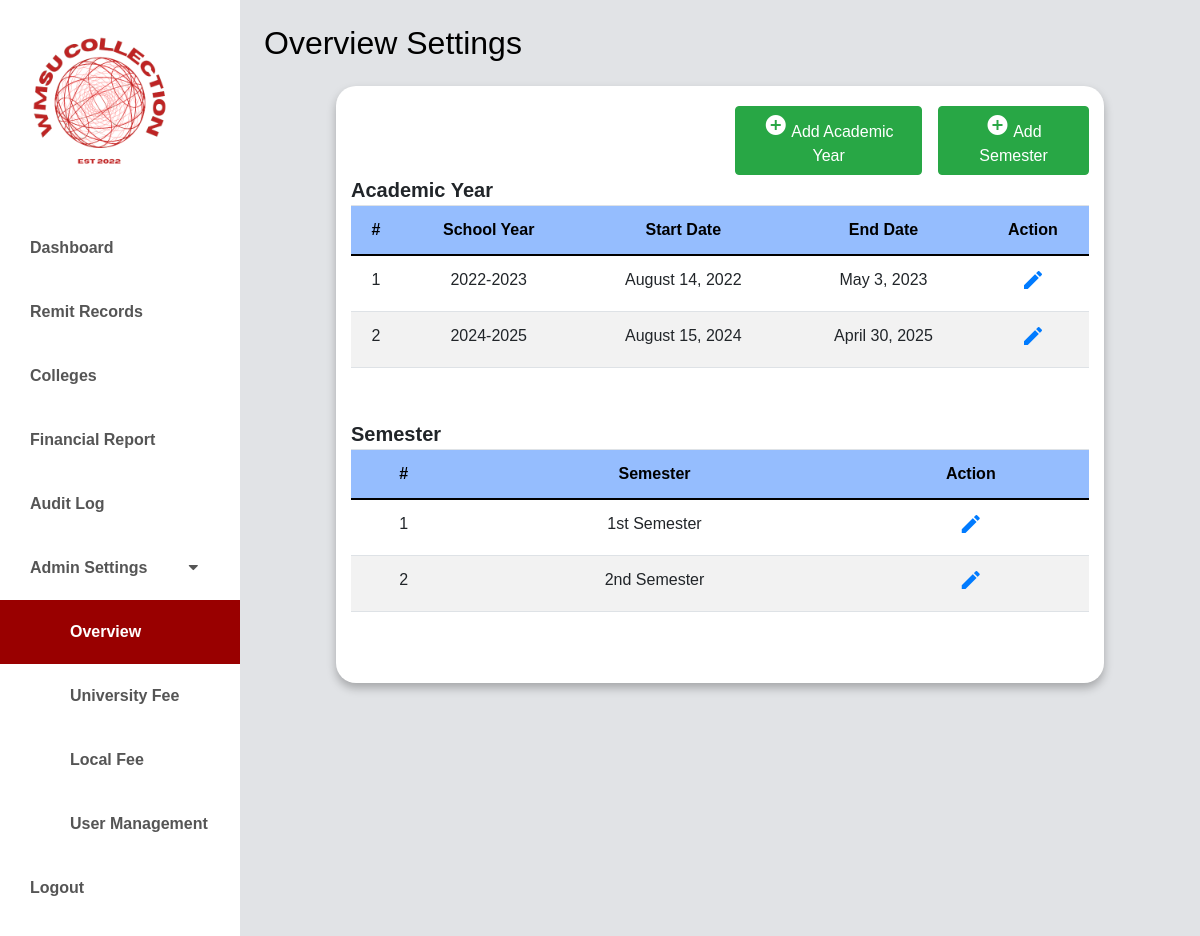
The page /admin-settings/overview_settings.php (signed in) on the database its author committed.
### tables this page shows
CREATE TABLE `academic_year` (
  `id` int(11) NOT NULL,
  `academic_name` varchar(50) NOT NULL,
  `academic_start_date` date NOT NULL,
  `academic_end_date` date NOT NULL,
  `is_active` tinyint(1) NOT NULL DEFAULT 1,
  `created_at` timestamp NOT NULL DEFAULT current_timestamp(),
  `updated_at` timestamp NOT NULL DEFAULT current_timestamp() ON UPDATE current_timestamp()
);

CREATE TABLE `semesters` (
  `id` int(11) NOT NULL,
  `semester_name` varchar(20) NOT NULL,
  `created_at` timestamp NOT NULL DEFAULT current_timestamp(),
  `updated_at` timestamp NOT NULL DEFAULT current_timestamp() ON UPDATE current_timestamp()
);

### classes/academicyear.class.php (called while the page is built, shortened)
<?php
require_once 'database.class.php';
class AcademicYear {
    protected $db;
    function __construct() {
        $this->db = new Database();
    }
    function show(){
        $sql = "SELECT * FROM academic_year ORDER BY academic_year.id ASC";
        $query=$this->db->connect()->prepare($sql);
        if($query->execute()){
            $data = $query->fetchAll();
        }
        return $data;
    }
}

### classes/database.class.php (called while the page is built)
<?php
class Database {
    private $host = 'localhost';
    private $username = 'root';
    private $password = '';
    private $database = 'wmsu';
    protected $connection;
    public function connect() {
        try {
            $dsn = "mysql:host=$this->host;dbname=$this->database;charset=utf8mb4";
            $options = [
                PDO::ATTR_ERRMODE => PDO::ERRMODE_EXCEPTION,
                PDO::ATTR_DEFAULT_FETCH_MODE => PDO::FETCH_ASSOC,
                PDO::ATTR_EMULATE_PREPARES => false,
            ];
            $this->connection = new PDO($dsn, $this->username, $this->password, $options);
        } catch (PDOException $e) {
            echo "Connection error: " . $e->getMessage();
            die();
        }
        return $this->connection;
    }
}
?>

### classes/semester.class.php (called while the page is built, shortened)
<?php
require_once 'database.class.php';
class Semester {
    protected $db;
    function __construct() {
        $this->db = new Database();
    }
    function show(){
        $sql = "SELECT * FROM semesters ORDER BY semesters.id ASC";
        $query=$this->db->connect()->prepare($sql);
        if($query->execute()){
            $data = $query->fetchAll();
        }
        return $data;
    }
}
?>

### admin-settings/overview_settings.php (the view, shortened to what this page needs)
<?php
require_once "../classes/semester.class.php";
require_once "../classes/academicyear.class.php";
?>
<!doctype html>
<html lang="en" class="no-js">
  <html>
    <head>
	<link href="https://cdn.jsdelivr.net/npm/bootstrap@5.0.0-beta3/dist/css/bootstrap.min.css" rel="stylesheet" />
    <link rel="stylesheet" href="https://unicons.iconscout.com/release/v4.0.0/css/line.css" />
    <link rel="stylesheet" href="https://cdnjs.cloudflare.com/ajax/libs/font-awesome/5.15.3/css/all.min.css" />
	<link rel="stylesheet" href="https://stackpath.bootstrapcdn.com/bootstrap/4.5.0/css/bootstrap.min.css">
	<link rel="stylesheet" href="https://maxcdn.bootstrapcdn.com/font-awesome/4.7.0/css/font-awesome.min.css">
    <link rel="stylesheet" href="../css/dashboard.css" />
    <link rel="stylesheet" href="../css/admin-settings.css" />
    </head>
      <body>
      <div class="d-flex" id="wrapper">
        <div class="bg-white" id="sidebar-wrapper">
            <img src="../images/logo.jpg" width ="200" alt="CCS COLLECTION FEE">
            <div class="list-group list-group-flush my-3">
                <a href="../admin/dashboard-main.php" class="list-group-item list-group-item-action bg-hover first-text fw-bold ">Dashboard</a>
                <a href="../remit-records/remit-records.php" class="list-group-item list-group-item-action bg-hover first-text fw-bold ">Remit Records</a>
                <a href="../college/new-college.php" class="list-group-item list-group-item-action bg-hover first-text fw-bold">Colleges</a>
                <a href="../financial-report/financial-report.php" class="list-group-item list-group-item-action bg-hover first-text fw-bold">Financial Report</a>
                <a href="../audit-log/audit-log.php" class="list-group-item list-group-item-action bg-hover first-text fw-bold">Audit Log</a>
                <button class="list-group-item list-group-item-action bg-hover second-text dropdown-btn fw-bold">Admin Settings</a>
                <i class="fa fa-caret-down" style="margin-left: 37px;"></i>
                </button>
                <div class="">
                <?php
                if($_SESSION['role'] == 'admin'){?>
                    <a href="../admin-settings/overview_settings.php" class="list-group-item list-group-item-action bg-hover first-text fw-bold active" style="text-decoration:none; padding-left: 70px;">Overview</a></ul>
                    <?php } ?>
                    <a href="../university/university.php" class="list-group-item list-group-item-action bg-hover first-text fw-bold " style="text-decoration:none; padding-left: 70px;">University Fee</a></ul>
                    <a href="../local/localfees.php"class="list-group-item list-group-item-action bg-hover first-text fw-bold"  style="text-decoration:none; padding-left: 70px;">Local Fee</a></ul>
                    <a href="../admin-settings/user.php" class="list-group-item list-group-item-action bg-hover first-text fw-bold" style="text-decoration:none; padding-left: 70px;">User Management</a></ul>
                </div>
                <a href="../public/logout.php" class="list-group-item list-group-item-action bg-hover fw-bold">Logout</a>
</div>
        </div>
		<div class="table-responsive">
	<div id="page-content-wrapper">
    <nav class="navbar navbar-expand-lg navbar-light bg-active py-4 px-4">
        <div class="d-flex align-items-center">
            <h2 class="fs-2 m-0" style="color:#000000; font-weight: 400;">Overview Settings</h2>
        </div>
    </nav>
    <div class="container">
    <div class="row d-flex justify-content-end">
    <div class="col-sm-6 col-12 d-flex align-items-center justify-content-end" style="margin-top: 20px;">
    <div class="mr-3">
      <a href="#addDetailsModal" class="btn btn-success" id="add-csv" data-toggle="modal">
        <i class="material-icons">&#xE147;</i> <span>Add Academic Year</span>
      </a>
    </div>
    <div>
      <a href="#addSemesterModal" class="btn btn-success" id="add-csv" data-toggle="modal">
       <i class="material-icons">&#xE147;</i> <span>Add Semester</span>
      </a>
    </div>
  </div>
  </div>
  <h style="font-size: 20px; padding-bottom: 10px;"><b>Academic Year</b></h>
          <div class =" table-responsive">
                <table class="table">
            <thead style="background-color:#95BDFE ;" class="text-white">
              <tr>
                <th scope="col" style = " color: #000000;text-align:center" >#</th>
                <th scope="col" style = " color: #000000;text-align:center" >School Year</th>
                <th scope="col" style = " color: #000000;text-align:center" >Start Date</th>
                <th scope="col" style = " color: #000000;text-align:center" >End Date</th>
                <th scope="col" style = " color: #000000; text-align:center" >Action</th>
              </tr>
            </thead>
            <tbody>
            <?php
                    $AcademicYear = new AcademicYear();
					$data = $AcademicYear->show();
					$i = 1;
					foreach($data as $AcademicYear) {
							?>
              <tr>
              <td style="text-align:center"><?php echo $i; ?></td>
								<td style="text-align:center"><?php echo $AcademicYear['academic_name']; ?></td>
								<td style="text-align:center"><?php echo date('F j, Y', strtotime($AcademicYear['academic_start_date'])); ?></td>
                <td style="text-align:center"><?php echo date('F j, Y', strtotime($AcademicYear['academic_end_date'])); ?></td>
                <td style="text-align:center">
                    <a href="#updateYearModal<?php echo $i; ?>" class="edit" data-toggle="modal">
                <i class="material-icons" data-toggle="tooltip" title="Edit">&#xE254;</i>
                </a>
</td>
              </tr>
              <?php
							$i++;
						}
?>
        </tbody>
                </table>
          </div>
  <h style="font-size: 20px;"><b>Semester</b></h>
          <div class =" table-responsive">
                <table class="table">
            <thead style="background-color:#95BDFE ;" class="text-white">
              <tr>
                <th scope="col" style = " color: #000000; text-align:center" >#</th>
                <th scope="col" style = " color: #000000; text-align:center" >Semester</th>
                <th scope="col" style = " color: #000000; text-align:center" >Action</th>
              </tr>
            </thead>
            <tbody>
            <?php
                    $Semester = new Semester();
					$data = $Semester->show();
					$i = 1;
					foreach($data as $Semester) {
							?>
              <tr>
              <td style="text-align:center"><?php echo $i; ?></td>
								<td style="text-align:center"><?php echo $Semester['semester_name']; ?></td>
                <td style="text-align:center">
                    <a href="#updateSemesterModal<?php echo $i; ?>" class="edit" data-toggle="modal">
                <i class="material-icons" data-toggle="tooltip" title="Edit">&#xE254;</i>
                </a>
</td>
              </tr>
              <?php
							$i++;
						}
?>
        </tbody>
          </table>
</div>
        </body>
</html>

### css/dashboard.css (style rules this page uses)
* { font-family: 'Poppins', sans-serif; }
:root { --main-bg-color: #009d63; --main-text-color: #009d63; --second-text-color: #bbbec5; --second-bg-color: #c1efde; }
.second-text { color: var(--second-text-color); }
#wrapper { overflow-x: hidden; background-image: linear-gradient( to right, #e1e3e6, #e1e3e6, #e1e3e6, #e1e3e6, #e1e3e6 ); }
#sidebar-wrapper { min-height: 100vh; margin-left: -15rem; -webkit-transition: margin 0.25s ease-out; -moz-transition: margin 0.25s ease-out; -o-transition: margin 0.25s ease-out; transition: margin 0.25s ease-out; }
#sidebar-wrapper .list-group { width: 15rem; }
#page-content-wrapper { min-width: 100vw; }
.list-group-item { border: none; background-color: #FFF; color: #555; padding: 20px 30px; }
.list-group-item.active { background-color: #990000; color: white; }
@media (min-width: 768px) { #sidebar-wrapper { margin-left: 0; } }
@media (min-width: 768px) { #page-content-wrapper { min-width: 0; width: 100%; } }
body { margin: 0; padding: 0; background-color: var(--second-bg-color); }
table { border-collapse: collapse; width: 100%; }
th, td { text-align: left; padding: 8px; }
th { background-color: #007bff; }
tr:nth-child(even) { background-color: #f2f2f2; }
td a { color: #007bff;; }

### css/admin-settings.css (style rules this page uses)
.container { background-color: #fff; max-width: 80%; border-radius: 20px; padding-bottom: 20px; box-shadow: 0 5px 10px rgba(0, 0, 0, 0.265); }
.table-responsive { display:flex; margin-bottom: 35px; }
.h2, h2, h3, h3, h4, h4, h5, h5 { font-size: 20px; text-align: center; font-weight: 600; margin-top: 15px; }

### rows shown on the page
academic_year: academic_name "2022-2023", academic_start_date "August 14, 2022", academic_end_date "May 3, 2023"
academic_year: academic_name "2024-2025", academic_start_date "August 15, 2024", academic_end_date "April 30, 2025"
semesters: semester_name "1st Semester"
semesters: semester_name "2nd Semester"
